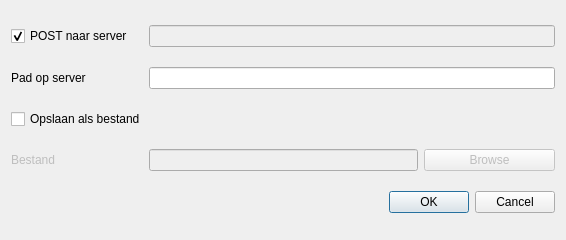
<?xml version="1.0" encoding="UTF-8"?>
<ui version="4.0">
 <class>ProjectSldPlugin</class>
 <widget class="QDialog" name="ProjectSldPlugin">
  <property name="geometry">
   <rect>
    <x>0</x>
    <y>0</y>
    <width>566</width>
    <height>240</height>
   </rect>
  </property>
  <property name="windowTitle">
   <string>SLD Export</string>
  </property>
  <layout class="QGridLayout" name="gridLayout">
   <item row="7" column="3" colspan="2">
    <widget class="QDialogButtonBox" name="buttonBox">
     <property name="orientation">
      <enum>Qt::Horizontal</enum>
     </property>
     <property name="standardButtons">
      <set>QDialogButtonBox::Cancel|QDialogButtonBox::Ok</set>
     </property>
    </widget>
   </item>
   <item row="6" column="1">
    <widget class="QLabel" name="lbl_filename">
     <property name="enabled">
      <bool>false</bool>
     </property>
     <property name="text">
      <string>Bestand</string>
     </property>
    </widget>
   </item>
   <item row="5" column="1" colspan="2">
    <widget class="QCheckBox" name="cbx_save_as_file">
     <property name="text">
      <string>Opslaan als bestand</string>
     </property>
     <property name="checked">
      <bool>false</bool>
     </property>
    </widget>
   </item>
   <item row="6" column="4">
    <widget class="QPushButton" name="btn_filename">
     <property name="enabled">
      <bool>false</bool>
     </property>
     <property name="text">
      <string>Browse</string>
     </property>
    </widget>
   </item>
   <item row="6" column="2" colspan="2">
    <widget class="QLineEdit" name="le_filename">
     <property name="enabled">
      <bool>false</bool>
     </property>
    </widget>
   </item>
   <item row="3" column="2" colspan="3">
    <widget class="QLineEdit" name="le_post_url">
     <property name="enabled">
      <bool>false</bool>
     </property>
     <property name="readOnly">
      <bool>true</bool>
     </property>
    </widget>
   </item>
   <item row="3" column="1">
    <widget class="QCheckBox" name="cbx_post_to_server">
     <property name="text">
      <string>POST naar server</string>
     </property>
     <property name="checked">
      <bool>true</bool>
     </property>
    </widget>
   </item>
   <item row="4" column="1">
    <widget class="QLabel" name="lbl_workspace">
     <property name="text">
      <string>Pad op server</string>
     </property>
    </widget>
   </item>
   <item row="4" column="2" colspan="3">
    <widget class="QLineEdit" name="le_workspace">
     <property name="text">
      <string/>
     </property>
    </widget>
   </item>
  </layout>
 </widget>
 <resources/>
 <connections>
  <connection>
   <sender>buttonBox</sender>
   <signal>accepted()</signal>
   <receiver>ProjectSldPlugin</receiver>
   <slot>accept()</slot>
   <hints>
    <hint type="sourcelabel">
     <x>248</x>
     <y>254</y>
    </hint>
    <hint type="destinationlabel">
     <x>157</x>
     <y>274</y>
    </hint>
   </hints>
  </connection>
  <connection>
   <sender>buttonBox</sender>
   <signal>rejected()</signal>
   <receiver>ProjectSldPlugin</receiver>
   <slot>reject()</slot>
   <hints>
    <hint type="sourcelabel">
     <x>316</x>
     <y>260</y>
    </hint>
    <hint type="destinationlabel">
     <x>286</x>
     <y>274</y>
    </hint>
   </hints>
  </connection>
 </connections>
</ui>
